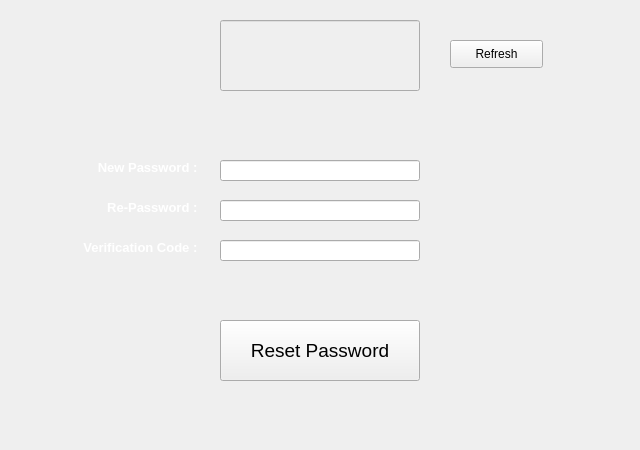
<?xml version="1.0" encoding="UTF-8"?>
<ui version="4.0">
 <class>sifre_alani</class>
 <widget class="QWidget" name="sifre_alani">
  <property name="geometry">
   <rect>
    <x>0</x>
    <y>0</y>
    <width>640</width>
    <height>450</height>
   </rect>
  </property>
  <property name="windowTitle">
   <string>Form</string>
  </property>
  <property name="styleSheet">
   <string notr="true">background-color: &quot;#E85D5D&quot;;</string>
  </property>
  <widget class="QLineEdit" name="verification_code">
   <property name="enabled">
    <bool>false</bool>
   </property>
   <property name="geometry">
    <rect>
     <x>220</x>
     <y>20</y>
     <width>200</width>
     <height>71</height>
    </rect>
   </property>
   <property name="font">
    <font>
     <pointsize>26</pointsize>
    </font>
   </property>
   <property name="styleSheet">
    <string notr="true">background-color: solid white</string>
   </property>
   <property name="text">
    <string/>
   </property>
   <property name="readOnly">
    <bool>true</bool>
   </property>
   <property name="clearButtonEnabled">
    <bool>false</bool>
   </property>
  </widget>
  <widget class="QPushButton" name="refresh_button">
   <property name="geometry">
    <rect>
     <x>450</x>
     <y>40</y>
     <width>93</width>
     <height>28</height>
    </rect>
   </property>
   <property name="styleSheet">
    <string notr="true">background-color: solid white</string>
   </property>
   <property name="text">
    <string>Refresh</string>
   </property>
  </widget>
  <widget class="QPushButton" name="forgot_password_button">
   <property name="geometry">
    <rect>
     <x>220</x>
     <y>320</y>
     <width>200</width>
     <height>61</height>
    </rect>
   </property>
   <property name="font">
    <font>
     <pointsize>14</pointsize>
    </font>
   </property>
   <property name="styleSheet">
    <string notr="true">background-color: solid white</string>
   </property>
   <property name="text">
    <string>Reset Password</string>
   </property>
  </widget>
  <widget class="QLineEdit" name="new_password_area">
   <property name="geometry">
    <rect>
     <x>220</x>
     <y>160</y>
     <width>200</width>
     <height>21</height>
    </rect>
   </property>
   <property name="styleSheet">
    <string notr="true">background-color: solid white</string>
   </property>
  </widget>
  <widget class="QLineEdit" name="new_repassword_area">
   <property name="geometry">
    <rect>
     <x>220</x>
     <y>200</y>
     <width>200</width>
     <height>21</height>
    </rect>
   </property>
   <property name="styleSheet">
    <string notr="true">background-color: solid white</string>
   </property>
  </widget>
  <widget class="QLabel" name="label">
   <property name="geometry">
    <rect>
     <x>30</x>
     <y>158</y>
     <width>171</width>
     <height>20</height>
    </rect>
   </property>
   <property name="styleSheet">
    <string notr="true"/>
   </property>
   <property name="text">
    <string>&lt;html&gt;&lt;head/&gt;&lt;body&gt;&lt;p align=&quot;right&quot;&gt;&lt;span style=&quot; font-size:10pt; font-weight:600; color:#ffffff;&quot;&gt;New Password : &lt;/span&gt;&lt;/p&gt;&lt;/body&gt;&lt;/html&gt;</string>
   </property>
  </widget>
  <widget class="QLabel" name="label_2">
   <property name="geometry">
    <rect>
     <x>30</x>
     <y>198</y>
     <width>171</width>
     <height>20</height>
    </rect>
   </property>
   <property name="styleSheet">
    <string notr="true"/>
   </property>
   <property name="text">
    <string>&lt;html&gt;&lt;head/&gt;&lt;body&gt;&lt;p align=&quot;right&quot;&gt;&lt;span style=&quot; font-size:10pt; font-weight:600; color:#ffffff;&quot;&gt;Re-Password : &lt;/span&gt;&lt;/p&gt;&lt;/body&gt;&lt;/html&gt;</string>
   </property>
  </widget>
  <widget class="QLineEdit" name="verification_area">
   <property name="geometry">
    <rect>
     <x>220</x>
     <y>240</y>
     <width>200</width>
     <height>21</height>
    </rect>
   </property>
   <property name="styleSheet">
    <string notr="true">background-color: solid white</string>
   </property>
  </widget>
  <widget class="QLabel" name="label_3">
   <property name="geometry">
    <rect>
     <x>30</x>
     <y>238</y>
     <width>171</width>
     <height>20</height>
    </rect>
   </property>
   <property name="styleSheet">
    <string notr="true"/>
   </property>
   <property name="text">
    <string>&lt;html&gt;&lt;head/&gt;&lt;body&gt;&lt;p align=&quot;right&quot;&gt;&lt;span style=&quot; font-size:10pt; font-weight:600; color:#ffffff;&quot;&gt;Verification Code : &lt;/span&gt;&lt;/p&gt;&lt;/body&gt;&lt;/html&gt;</string>
   </property>
  </widget>
 </widget>
 <resources/>
 <connections/>
</ui>
